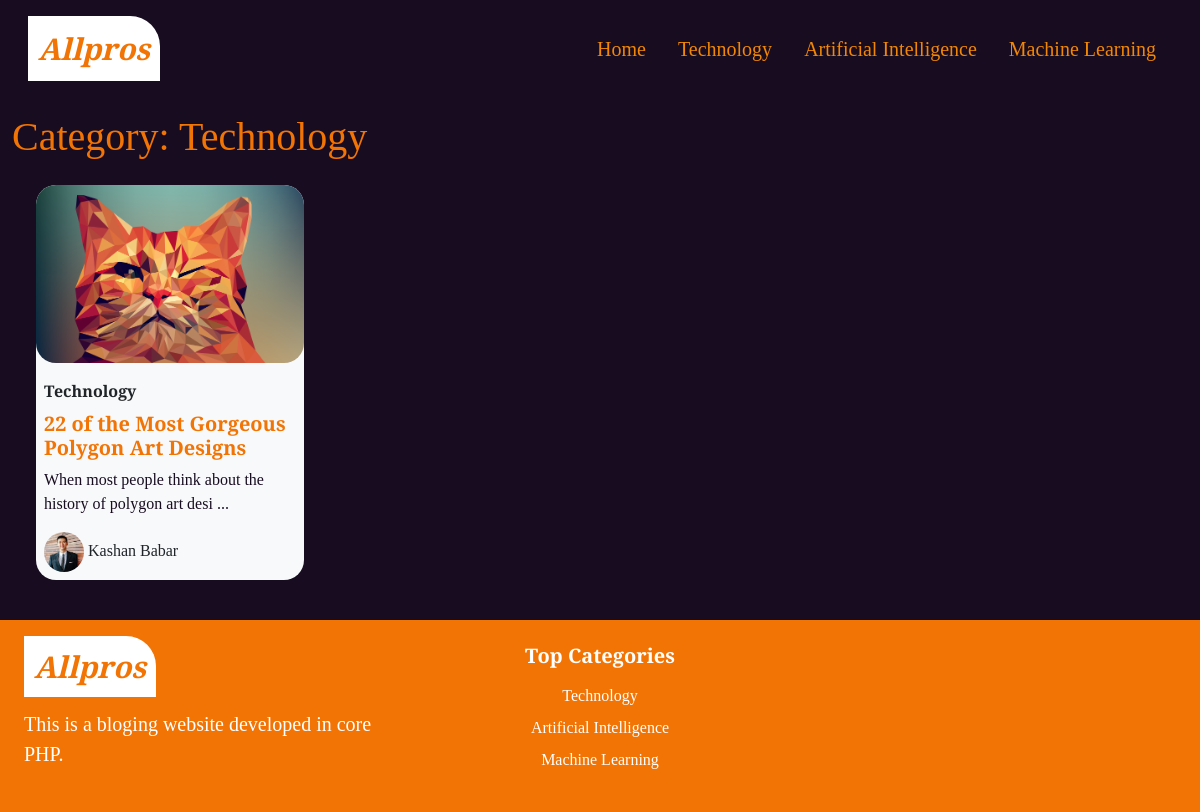
Page /category.php?category_id=1 on the committed database.
### tables this page shows
CREATE TABLE `categories` (
  `category_id` int(11) NOT NULL,
  `category_name` varchar(150) NOT NULL
);

CREATE TABLE `posts` (
  `post_id` int(11) NOT NULL,
  `title` varchar(255) DEFAULT NULL,
  `post_img` varchar(255) DEFAULT NULL,
  `category` int(11) DEFAULT NULL,
  `post_date` date DEFAULT NULL,
  `post_views` int(11) DEFAULT NULL,
  `description` varchar(8000) DEFAULT NULL,
  `author_Id_FK` int(11) NOT NULL
);

### category.php (the view, shortened to what this page needs)
<!DOCTYPE html>
<html lang="en">
<head>
    <?php include("head.php") ?>
    <link rel="stylesheet" href="css/menu_style.css" type="text/css">
    <link rel="stylesheet" href="css/footer_style.css" type="text/css">
    <link rel="stylesheet" href="css/category_style.css" type="text/css">
</head>
<body>
    <?php include("menu.php") ?>
    <?php
        $category_id= $_GET['category_id'];
        $cat_query= "SELECT * FROM categories WHERE category_id= '$category_id'";
        $cat_execute= mysqli_query($connect, $cat_query);
        $cat_data= mysqli_fetch_array($cat_execute);
    ?>
    <div class="container-fluid">
        <div class="row">
            <h1 class="category-heading mt-3">Category: <?php echo $cat_data['category_name']?></h1>
            <?php
                $cat_post_query= "SELECT * FROM posts WHERE category='$category_id'";
                $cat_post_execute= mysqli_query($connect, $cat_post_query);
                while($rows= mysqli_fetch_array($cat_post_execute)) {
            ?>
            <div class="new-article-bg article-image-round p-3 col-sm-5 col-md-3">
                <div class="content-div col-12 bg-light article-image-round">
                    <a href="post.php?post_id=<?php echo $rows['post_id']?>"><img class=" article-image-round" src="imgs/<?php echo $rows['post_img']?>" alt="New Article Image" width="100%"></a>
                    <div class=" p-2 mt-2">
                        <span class=" mt-2 text-dark-themed weight-600"><a class=" text-decoration-none text-dark" href="category.php?category_id=<?php echo $cat_data['category_id']?>"><?php echo $cat_data['category_name']?></a></span>
                        <h5 class=" mt-2"><a href="post.php?post_id=<?php echo $rows['post_id']?>" class="new-article-heading  weight-800"><?php echo $rows['title']?></a></h5>
                        <p class=" text-dark-themed weight-500"><?php echo substr($rows['description'], 0, 60)?> ... </p>
                        <?php
                            $admin_query= "SELECT full_name, profile_img FROM admin_users WHERE user_id='".$rows['author_Id_FK']."'";
                            $admin_execute= mysqli_query($connect, $admin_query);
                            while($admin_rows= mysqli_fetch_array($admin_execute)) {
                        ?>
                        <img class=" rounded-circle" src="admin/profiles/<?php echo $admin_rows['profile_img']?>" alt="Author Image" width="40">  <?php echo $admin_rows['full_name']?>
                        <?php } ?>
                        <br>
                    </div>
                </div>
            </div>
            <?php } ?>
        </div>
    </div>
    <?php include("footer.php") ?>
</body>
</html>

### menu.php (shortened to what this page needs)
<?php
    $connect= mysqli_connect("localhost", "root", "", "allpros_db");
?>
<nav class="navbar navbar-expand-lg p-3">
        <div class="container-fluid">
            <a class="navbar-brand menu-logo" href="index.php">Allpros</a>
            <div class=" collapse navbar-collapse" id="navbarNavDropdown">
                <ul class="navbar-nav ms-auto ">
                    <li class="nav-item">
                        <a class="nav-link mx-2 active" aria-current="page" href="index.php">Home</a>
                    </li>
                    <?php
                        $all_cat_query= "SELECT * FROM categories";
                        $all_cat_execute= mysqli_query($connect, $all_cat_query);
                        while($rows= mysqli_fetch_array($all_cat_execute)) {
                    ?>
                    <li class="nav-item">
                        <a class="nav-link mx-2" href="category.php?category_id=<?php echo $rows['category_id']?>"><?php echo $rows['category_name'] ?></a>
                    </li>
                    <?php } ?>
                </ul>
            </div>
        </div>
    </nav>

### footer.php (shortened to what this page needs)
<?php
    $connect= mysqli_connect("localhost", "root", "", "allpros_db");
?>
<div class=" col-12 footer-bg p-4 mt-4">
    <div class=" row">
        <div class=" col-md-4">
            <a class="footer-logo" href="index.php  ">Allpros</a>
            <p class="footer-desc">This is a bloging website developed in core PHP.</p>
        </div>
        <div class=" col-md-4 d-sm-none d-none d-md-block">
            <h5 class=" weight-600 text-white text-center">Top Categories</h5>
            <ul class="footer-list text-center list-unstyled mt-3">
                <?php
                    $all_cat_query= "SELECT * FROM categories";
                    $all_cat_execute= mysqli_query($connect, $all_cat_query);
                    while($rows= mysqli_fetch_array($all_cat_execute)) {
                ?>
                <li class=" mt-2"><a class=" text-white text-decoration-none" href="category.php?category_id=<?php echo $rows['category_id']?>"><?php echo $rows['category_name']?></a></li>
                <?php } ?>
            </ul>
        </div>
        <div class=" col-md-4">
        </div>
    </div>
</div>

### css/menu_style.css (style rules this page uses)
* { margin: 0px; padding: 0px; font-family: 'Playfair Display', serif; }
body { background-color: #180C21; overflow-x: hidden; }
.weight-500 { font-weight: 500; }
.weight-600 { font-weight: 600; }
.weight-800 { font-weight: 800; }
.text-dark-themed { color: #180C21; }
.menu-logo { color: #F27405; font-weight: 900; font-style: oblique; font-size: 30px; background-color: white; padding: 10px; border-top-right-radius: 30px; }
.nav-link { color: #F28705; font-size: 20px; font-weight: 500; }

### css/footer_style.css (style rules this page uses)
.footer-bg { background-color: #F27405; }
.footer-logo { color: #F27405; font-weight: 900; font-style: oblique; font-size: 30px; background-color: white; padding: 10px; text-decoration: none; border-top-right-radius: 30px; }
.footer-desc { color: white; margin-top: 20px; font-weight: 400; font-size: 20px; }

### css/category_style.css (style rules this page uses)
.article-image-round { border-radius: 20px; }
.new-article-heading { color: #F27405; text-decoration: none; }
.new-article-bg { margin-left: 20px; margin-right: 20px; }
.category-heading { color: #F27405; }

### rows in the picture
categories: category_name "Technology"
categories: category_name "Artificial Intelligence"
categories: category_name "Machine Learning"
posts: post_img (picture), title "22 of the Most Gorgeous Polygon Art Designs", description "When most people think about the history of polygon art desi"

### other values in the picture
$admin_rows['full_name'] "Kashan Babar"
